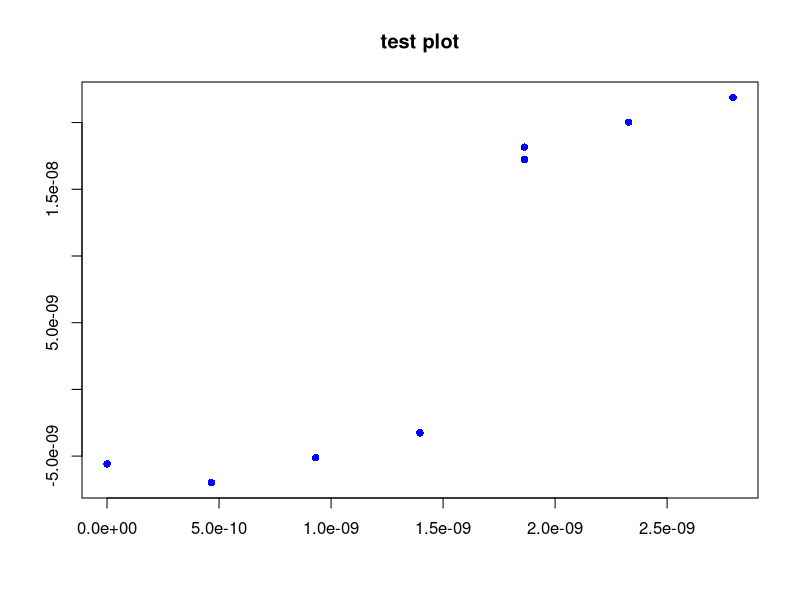

The R source for this figure:
icg=function(a0,a1,m,x0,n)
{
x=rep(0,n+1)
x[1]=x0
for(i in 1:n+1)
{
if(i==1)
x[i]=x0
else
{
if(x[i-1]==0)
x[i]=a0 %%m
else
{
xi=(x[i-1]^(m-2))%%m
x[i]=(a0+(a1*x[i-1]))%%m
}}}
return(x)
}
a0=3
a1=1
m=7
x0=1
n=100
r=icg(a0,a1,m,x0,n)
print(r)
t = matrix(r/(2^31), ncol = 3, byrow = T)
t = as.data.frame(t)
plot(t[,1], 9*t[,1]-6*t[,2]+t[,3], pch = 16, col = "blue", xlab = "",
     ylab = " ", main = "test plot")

